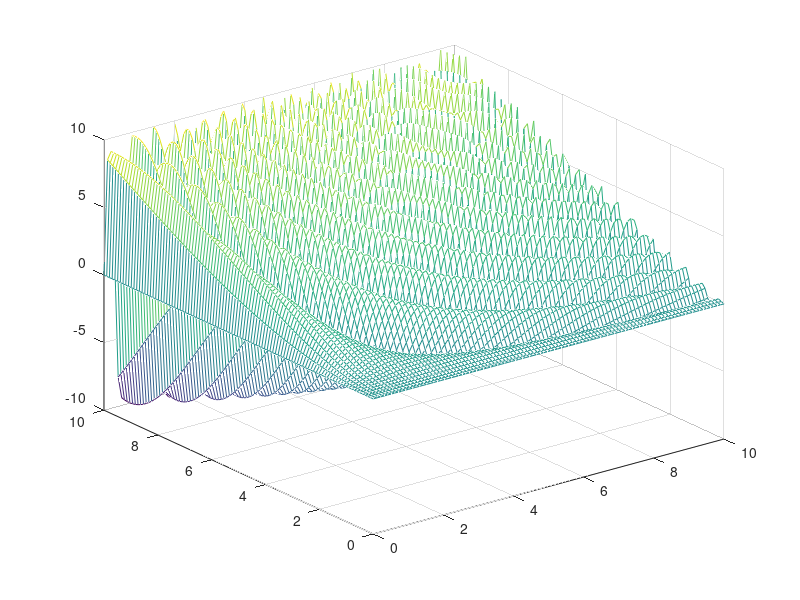
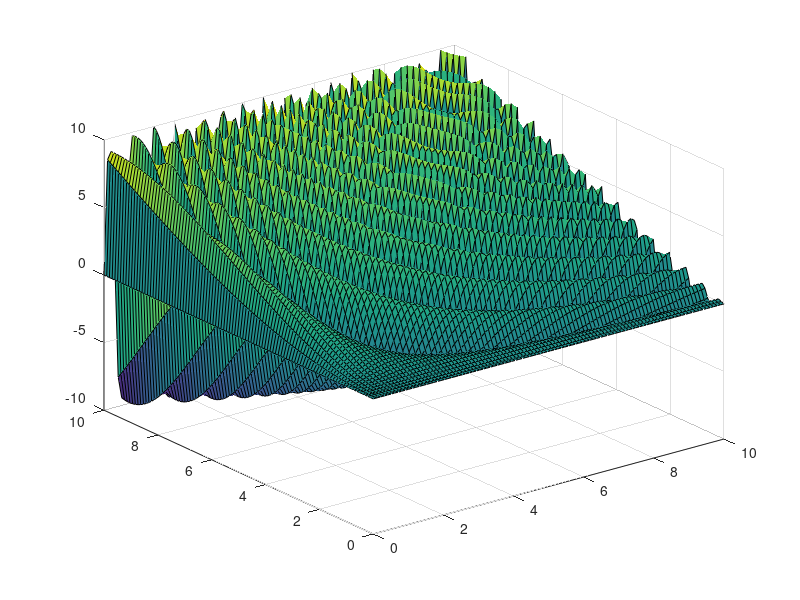

The MATLAB script that drew these images, in order:
A = 100;
X = linspace(0, 10, A);
Y = linspace(0, 10, A);

function [fxy] = f(x,y)
  fxy = x * sin( x * y );
end

for x = 1:A,
  for y = 1:A,
    Z(x,y) = f(X(x),Y(y));
  end
end

figure
mesh( X, Y, Z )

figure
surf( X, Y, Z )
